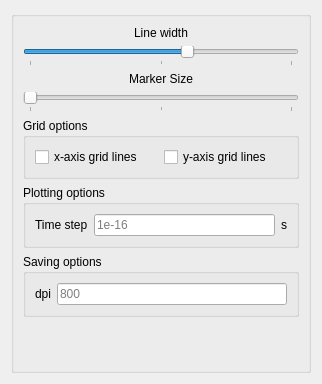
                     <widget class="QWidget" name="MatGenOpts">
                        <property name="geometry">
                           <rect>
                              <x>0</x>
                              <y>0</y>
                              <width>322</width>
                              <height>384</height>
                           </rect>
                        </property>
                        <attribute name="label">
                           <string>Figure Options</string>
                        </attribute>
                        <layout class="QVBoxLayout" name="verticalLayout_23">
                           <item>
                              <widget class="QGroupBox" name="GenOptMainBox">
                                 <property name="title">
                                    <string/>
                                 </property>
                                 <layout class="QVBoxLayout" name="verticalLayout_22">
                                    <item>
                                       <widget class="QLabel" name="ABLineLabel">
                                          <property name="frameShape">
                                             <enum>QFrame::NoFrame</enum>
                                          </property>
                                          <property name="text">
                                             <string>Line width</string>
                                          </property>
                                          <property name="alignment">
                                             <set>Qt::AlignCenter</set>
                                          </property>
                                       </widget>
                                    </item>
                                    <item>
                                       <widget class="QSlider" name="ABLineWidth">
                                          <property name="enabled">
                                             <bool>true</bool>
                                          </property>
                                          <property name="font">
                                             <font>
                                                <italic>false</italic>
                                                <underline>false</underline>
                                                <strikeout>false</strikeout>
                                             </font>
                                          </property>
                                          <property name="toolTip">
                                             <string>Scale the width of the lines</string>
                                          </property>
                                          <property name="statusTip">
                                             <string>Scale the width of the lines</string>
                                          </property>
                                          <property name="whatsThis">
                                             <string>Scale the width of the lines</string>
                                          </property>
                                          <property name="minimum">
                                             <number>0</number>
                                          </property>
                                          <property name="maximum">
                                             <number>10</number>
                                          </property>
                                          <property name="pageStep">
                                             <number>1</number>
                                          </property>
                                          <property name="value">
                                             <number>2</number>
                                          </property>
                                          <property name="sliderPosition">
                                             <number>6</number>
                                          </property>
                                          <property name="orientation">
                                             <enum>Qt::Horizontal</enum>
                                          </property>
                                          <property name="tickPosition">
                                             <enum>QSlider::TicksBelow</enum>
                                          </property>
                                          <property name="tickInterval">
                                             <number>5</number>
                                          </property>
                                       </widget>
                                    </item>
                                    <item>
                                       <widget class="QLabel" name="ABMarkerLabel">
                                          <property name="frameShape">
                                             <enum>QFrame::NoFrame</enum>
                                          </property>
                                          <property name="text">
                                             <string>Marker Size</string>
                                          </property>
                                          <property name="alignment">
                                             <set>Qt::AlignCenter</set>
                                          </property>
                                       </widget>
                                    </item>
                                    <item>
                                       <widget class="QSlider" name="ABMarkerSize">
                                          <property name="enabled">
                                             <bool>true</bool>
                                          </property>
                                          <property name="font">
                                             <font>
                                                <italic>false</italic>
                                                <underline>false</underline>
                                                <strikeout>false</strikeout>
                                             </font>
                                          </property>
                                          <property name="toolTip">
                                             <string>Scale the size of the markers</string>
                                          </property>
                                          <property name="statusTip">
                                             <string>Scale the size of the markers</string>
                                          </property>
                                          <property name="whatsThis">
                                             <string>Scale the size of the markers</string>
                                          </property>
                                          <property name="minimum">
                                             <number>0</number>
                                          </property>
                                          <property name="maximum">
                                             <number>10</number>
                                          </property>
                                          <property name="pageStep">
                                             <number>1</number>
                                          </property>
                                          <property name="value">
                                             <number>2</number>
                                          </property>
                                          <property name="sliderPosition">
                                             <number>0</number>
                                          </property>
                                          <property name="orientation">
                                             <enum>Qt::Horizontal</enum>
                                          </property>
                                          <property name="tickPosition">
                                             <enum>QSlider::TicksBelow</enum>
                                          </property>
                                          <property name="tickInterval">
                                             <number>5</number>
                                          </property>
                                       </widget>
                                    </item>
                                    <item>
                                       <widget class="QGroupBox" name="ABOptGroup">
                                          <property name="statusTip">
                                             <string>Optional visualizations for plots</string>
                                          </property>
                                          <property name="whatsThis">
                                             <string>Optional visualizations for plots</string>
                                          </property>
                                          <property name="title">
                                             <string>Grid options</string>
                                          </property>
                                          <layout class="QGridLayout" name="ABGridLayout1">
                                             <item row="0" column="0">
                                                <widget class="QCheckBox" name="ABXMajGrid">
                                                   <property name="toolTip">
                                                      <string>Toggle on/off x-axis grid lines</string>
                                                   </property>
                                                   <property name="statusTip">
                                                      <string>Toggle on/off x-axis grid lines</string>
                                                   </property>
                                                   <property name="whatsThis">
                                                      <string>Toggle on/off x-axis grid lines</string>
                                                   </property>
                                                   <property name="text">
                                                      <string>x-axis grid lines</string>
                                                   </property>
                                                   <property name="checked">
                                                      <bool>false</bool>
                                                   </property>
                                                </widget>
                                             </item>
                                             <item row="0" column="1">
                                                <widget class="QCheckBox" name="ABYMajGrid">
                                                   <property name="toolTip">
                                                      <string>Toggle on/off y-axis grid lines</string>
                                                   </property>
                                                   <property name="statusTip">
                                                      <string>Toggle on/off y-axis grid lines</string>
                                                   </property>
                                                   <property name="whatsThis">
                                                      <string>Toggle on/off y-axis grid lines</string>
                                                   </property>
                                                   <property name="text">
                                                      <string>y-axis grid lines</string>
                                                   </property>
                                                   <property name="checked">
                                                      <bool>false</bool>
                                                   </property>
                                                </widget>
                                             </item>
                                          </layout>
                                       </widget>
                                    </item>

                                    <item>
                                       <widget class="QGroupBox" name="PlotGenOpts">
                                          <property name="title">
                                             <string>Plotting options</string>
                                          </property>
                                          <layout class="QGridLayout" name="gridLayout_51">
                                             <item row="0" column="1">
                                                <widget class="QLineEdit" name="InpPlotDt">
                                                   <property name="placeholderText">
                                                      <string>1e-16</string>
                                                   </property>
                                                </widget>
                                             </item>
                                             <item row="0" column="0">
                                                <widget class="QLabel" name="InpPlotDtLabel">
                                                   <property name="text">
                                                      <string>Time step</string>
                                                   </property>
                                                </widget>
                                             </item>
                                             <item row="0" column="2">
                                                <widget class="QLabel" name="secLabel">
                                                   <property name="text">
                                                      <string>s</string>
                                                   </property>
                                                </widget>
                                             </item>
                                          </layout>
                                       </widget>
                                    </item>
                                    <item>
                                       <widget class="QGroupBox" name="InpFigOptBox">
                                          <property name="toolTip">
                                             <string>Options to save the figure</string>
                                          </property>
                                          <property name="statusTip">
                                             <string>Options to save the figure</string>
                                          </property>
                                          <property name="whatsThis">
                                             <string>Options to save the figure</string>
                                          </property>
                                          <property name="title">
                                             <string>Saving options</string>
                                          </property>
                                          <layout class="QGridLayout" name="gridLayout_55">
                                             <item row="0" column="0">
                                                <widget class="QLabel" name="InpFigDPILabel">
                                                   <property name="text">
                                                      <string>dpi</string>
                                                   </property>
                                                </widget>
                                             </item>
                                             <item row="0" column="1">
                                                <widget class="QLineEdit" name="InpFigDPI">
                                                   <property name="toolTip">
                                                      <string>Set the dpi of the saved figure</string>
                                                   </property>
                                                   <property name="statusTip">
                                                      <string>Set the dpi of the saved figure</string>
                                                   </property>
                                                   <property name="whatsThis">
                                                      <string>Set the dpi of the saved figure</string>
                                                   </property>
                                                   <property name="placeholderText">
                                                      <string>800</string>
                                                   </property>
                                                </widget>
                                             </item>
                                          </layout>
                                       </widget>
                                    </item>
                                    <item>
                                       <spacer name="verticalSpacer_13">
                                          <property name="orientation">
                                             <enum>Qt::Vertical</enum>
                                          </property>
                                          <property name="sizeHint" stdset="0">
                                             <size>
                                                <width>20</width>
                                                <height>40</height>
                                             </size>
                                          </property>
                                       </spacer>
                                    </item>
                                 </layout>
                              </widget>
                           </item>
                        </layout>
                     </widget>
